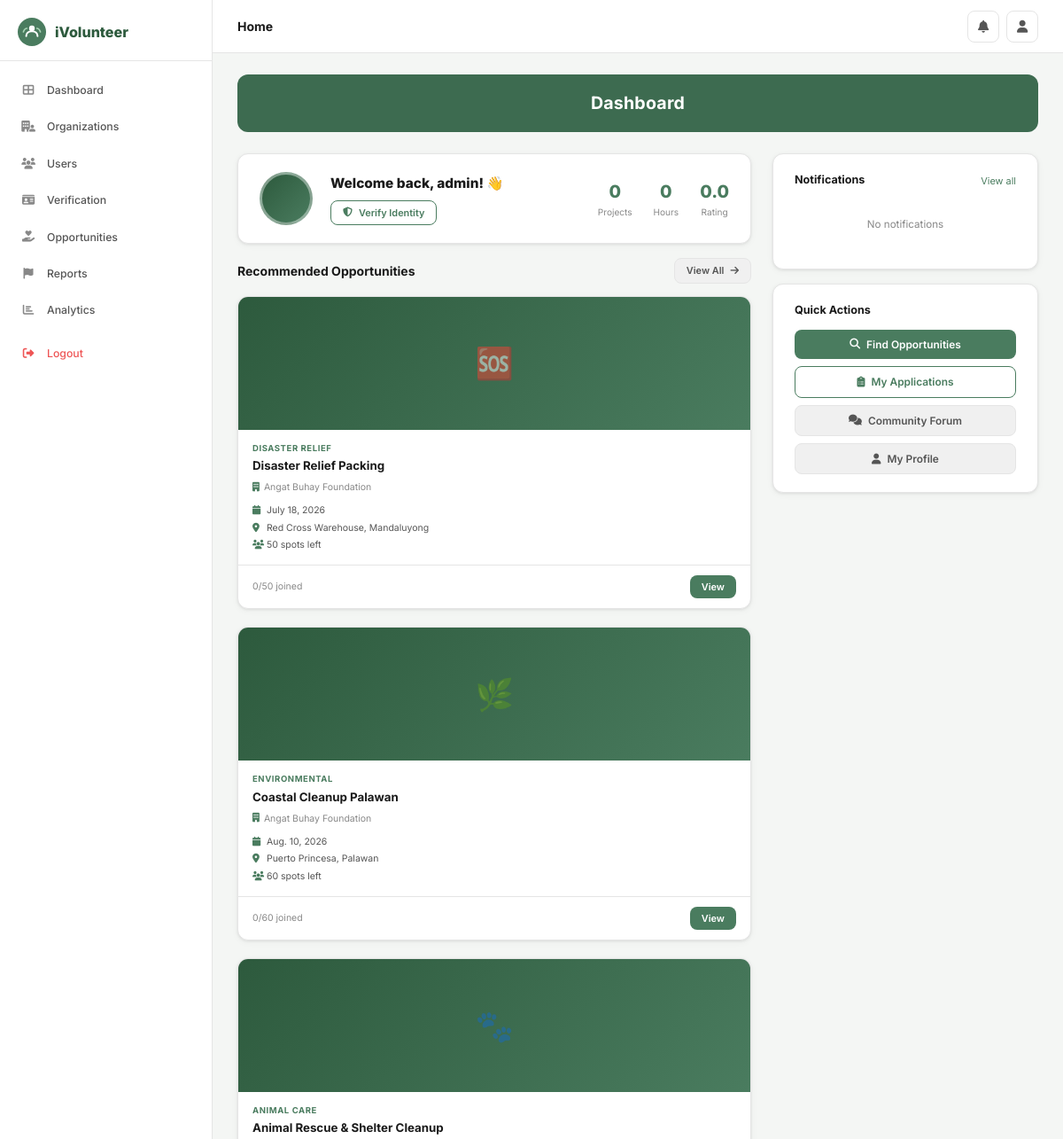
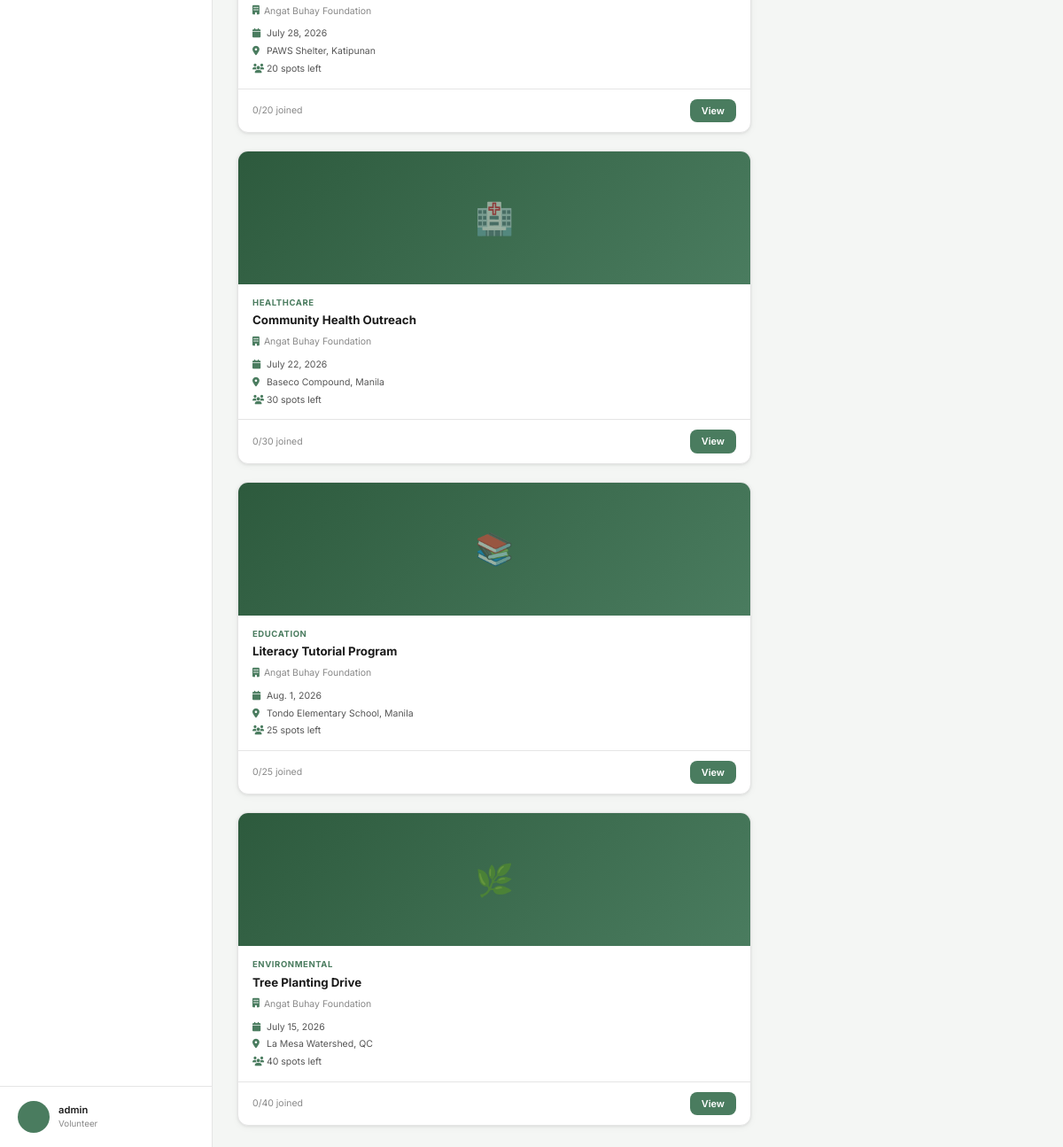
The page /dashboard/ (signed in) on the database its author committed (2 pictures, top to bottom).
### core/models.py (models this page shows, shortened)
class User(AbstractUser):
    ROLE_CHOICES = [('volunteer','Volunteer'),('organization','Organization'),('admin','Admin')]
    STATUS_CHOICES = [('active','Active'),('pending','Pending'),('suspended','Suspended'),('inactive','Inactive')]
    role = models.CharField(max_length=20, choices=ROLE_CHOICES, default='volunteer')
    phone_number = models.CharField(max_length=20, blank=True)
    profile_picture = models.ImageField(upload_to='profile_pics/', blank=True, null=True)
    location = models.CharField(max_length=200, blank=True)
    status = models.CharField(max_length=20, choices=STATUS_CHOICES, default='active')
    is_verified = models.BooleanField(default=False)

class VolunteerProfile(models.Model):
    user = models.OneToOneField(User, on_delete=models.CASCADE, related_name='volunteer_profile')
    bio = models.TextField(blank=True)
    date_of_birth = models.DateField(null=True, blank=True)
    time_available = models.CharField(max_length=100, blank=True)
    skills = models.TextField(blank=True)
    interests = models.TextField(blank=True)
    total_hours = models.PositiveIntegerField(default=0)
    total_projects = models.PositiveIntegerField(default=0)
    rating = models.DecimalField(max_digits=3, decimal_places=2, default=0.0)
    rating_count = models.PositiveIntegerField(default=0)
    def interests_list(self): return [i.strip() for i in self.interests.split(',') if i.strip()]

class Opportunity(models.Model):
    CATEGORY_CHOICES = [('environmental','Environmental'),('healthcare','Healthcare'),('education','Education'),('community','Community'),('animal_care','Animal Care'),('disaster','Disaster Relief'),('other','Other')]
    STATUS_CHOICES = [('active','Active'),('pending','Pending'),('suspended','Suspended'),('completed','Completed'),('cancelled','Cancelled')]
    organization = models.ForeignKey(Organization, on_delete=models.CASCADE, related_name='opportunities')
    title = models.CharField(max_length=200)
    description = models.TextField()
    category = models.CharField(max_length=30, choices=CATEGORY_CHOICES)
    location = models.CharField(max_length=200)
    date = models.DateField()
    start_time = models.TimeField()
    end_time = models.TimeField()
    max_volunteers = models.PositiveIntegerField(default=50)
    requirements = models.TextField(blank=True)
    what_to_bring = models.TextField(blank=True)
    image = models.ImageField(upload_to='opportunities/', blank=True, null=True)
    status = models.CharField(max_length=20, choices=STATUS_CHOICES, default='active')
    created_at = models.DateTimeField(default=timezone.now)
    class Meta: ordering = ['-created_at']
    @property
    def approved_count(self): return self.applications.filter(status='approved').count()
    @property
    def spots_available(self): return max(0, self.max_volunteers - self.approved_count)

class Organization(models.Model):
    ORG_TYPES = [('environmental','Environmental & Conservation'),('health','Health & Medical Support'),('education','Education & Youth Development'),('disaster','Disaster Relief & Humanitarian'),('community','Community & Social Welfare'),('animal','Animal Welfare'),('other','Other')]
    user = models.OneToOneField(User, on_delete=models.CASCADE, related_name='organization')
    name = models.CharField(max_length=200)
    org_type = models.CharField(max_length=30, choices=ORG_TYPES)
    description = models.TextField(blank=True)
    website = models.URLField(blank=True)
    address = models.CharField(max_length=300, blank=True)
    accreditation_doc = models.FileField(upload_to='accreditation/', blank=True, null=True)
    contact_person = models.CharField(max_length=100, blank=True)
    is_verified = models.BooleanField(default=False)
    total_events = models.PositiveIntegerField(default=0)
    total_volunteers = models.PositiveIntegerField(default=0)
    total_hours = models.PositiveIntegerField(default=0)
    rating = models.DecimalField(max_digits=3, decimal_places=2, default=0.0)
    rating_count = models.PositiveIntegerField(default=0)

### core/views.py (the view)
# urls.py: path('dashboard/', views.vol_dashboard, name='vol_dashboard'),
@login_required
def vol_dashboard(request):
    if not is_vol(request.user): return redirect('home')
    p, _ = VolunteerProfile.objects.get_or_create(user=request.user)
    interests = p.interests_list()
    opps = Opportunity.objects.filter(status='active').select_related('organization')
    if interests:
        opps = opps.filter(category__in=[i.lower() for i in interests])
    all_opps = Opportunity.objects.filter(status='active').select_related('organization')[:6]
    user_app_ids = list(Application.objects.filter(volunteer=request.user).values_list('opportunity_id', flat=True))
    unread = request.user.notifications.filter(is_read=False).count()
    return render(request, 'core/vol_dashboard.html', {
        'profile': p, 'opportunities': all_opps, 'user_app_ids': user_app_ids, 'unread': unread})

### core/views.py (called while the page is built)
def is_vol(u): return u.is_authenticated and u.role == 'volunteer'

### core/templates/core/vol_dashboard.html (shortened to what this page needs)
{% extends 'core/base.html' %}
{% block page_title %}Home{% endblock %}
{% block content %}
<div class="page-banner">Dashboard</div>
{% with u=request.user %}
<div style="display:grid;grid-template-columns:1fr 300px;gap:24px">
  <div>
    <div class="card mb-4">
      <div class="card-body" style="display:flex;align-items:center;gap:20px">
        <div class="profile-avatar-lg" style="width:60px;height:60px;font-size:1.4rem;background:linear-gradient(135deg,#2d5a3d,#4a7c5f);color:#fff;border-radius:50%;display:flex;align-items:center;justify-content:center;font-weight:700;flex-shrink:0;overflow:hidden">
        </div>
        <div style="flex:1">
          <div style="font-size:1.1rem;font-weight:800;color:#1a1a1a">Welcome back, {{ u.get_full_name|default:u.username }}! 👋</div>
          {% if not u.is_verified %}
          <div style="margin-top:8px">
            <a href="{% url 'identity_verification' %}" class="btn btn-outline-green btn-sm"><i class="fas fa-shield-alt"></i> Verify Identity</a>
          </div>
          {% else %}
          <div style="margin-top:8px;display:inline-flex;align-items:center;gap:5px;background:#d1fae5;color:#065f46;padding:3px 10px;border-radius:20px;font-size:.72rem;font-weight:700">
            <i class="fas fa-check-circle"></i> Verified
          </div>
          {% endif %}
        </div>
        <div style="display:flex;gap:24px;text-align:center">
          <div><div style="font-size:1.4rem;font-weight:800;color:#4a7c5f">{{ profile.total_projects }}</div><div style="font-size:.72rem;color:#888">Projects</div></div>
          <div><div style="font-size:1.4rem;font-weight:800;color:#4a7c5f">{{ profile.total_hours }}</div><div style="font-size:.72rem;color:#888">Hours</div></div>
          <div><div style="font-size:1.4rem;font-weight:800;color:#4a7c5f">{{ profile.rating|floatformat:1 }}</div><div style="font-size:.72rem;color:#888">Rating</div></div>
        </div>
      </div>
    </div>
    <div style="display:flex;align-items:center;justify-content:space-between;margin-bottom:14px">
      <h2 style="font-size:1rem;font-weight:700">Recommended Opportunities</h2>
      <a href="{% url 'opportunities_list' %}" class="btn btn-grey btn-sm">View All <i class="fas fa-arrow-right"></i></a>
    </div>
    {% if opportunities %}
    <div class="opp-grid">
      {% for opp in opportunities %}
      <div class="opp-card">
        <div class="opp-card-img">
          {% if opp.image %}<img src="{{ opp.image.url }}" alt="">
          {% else %}
          {% if opp.category == 'environmental' %}🌿{% elif opp.category == 'healthcare' %}🏥{% elif opp.category == 'education' %}📚{% elif opp.category == 'community' %}🤝{% elif opp.category == 'animal_care' %}🐾{% elif opp.category == 'disaster' %}🆘{% else %}❤️{% endif %}
          {% endif %}
        </div>
        <div class="opp-card-body">
          <div class="opp-card-cat">{{ opp.get_category_display }}</div>
          <div class="opp-card-title">{{ opp.title }}</div>
          <div class="opp-card-org"><i class="fas fa-building" style="color:#4a7c5f"></i> {{ opp.organization.name }}</div>
          <div class="opp-card-meta">
            <div><i class="fas fa-calendar"></i> {{ opp.date }}</div>
            <div><i class="fas fa-map-marker-alt"></i> {{ opp.location }}</div>
            <div><i class="fas fa-users"></i> {{ opp.spots_available }} spots left</div>
          </div>
        </div>
        <div class="opp-card-footer">
          {% if opp.pk in user_app_ids %}
          <span class="badge badge-pending">Applied</span>
          {% else %}
          <span style="font-size:.75rem;color:#888">{{ opp.approved_count }}/{{ opp.max_volunteers }} joined</span>
          {% endif %}
          <a href="{% url 'opp_detail' opp.pk %}" class="btn btn-green btn-sm">View</a>
        </div>
      </div>
      {% endfor %}
    </div>
    {% else %}
    <div class="empty-state card"><div class="card-body"><i class="fas fa-search"></i><h3>No opportunities yet</h3><p>Check back later or <a href="{% url 'opportunities_list' %}" style="color:#4a7c5f">browse all</a></p></div></div>
    {% endif %}
  </div>
  <div>
    <div class="card mb-4">
      <div class="card-body">
        <div style="display:flex;align-items:center;justify-content:space-between;margin-bottom:12px">
          <span style="font-weight:700;font-size:.9rem">Notifications</span>
          <a href="{% url 'notifications' %}" style="font-size:.78rem;color:#4a7c5f">View all</a>
        </div>
        {% with notifs=u.notifications.all %}
        {% if notifs %}
          {% for n in notifs|slice:":4" %}
          <div style="padding:9px 0;border-bottom:1px solid #e5e5e5;display:flex;gap:10px;align-items:flex-start">
            <div style="width:30px;height:30px;border-radius:50%;background:#e8f5ee;color:#4a7c5f;display:flex;align-items:center;justify-content:center;font-size:.75rem;flex-shrink:0">
              <i class="fas fa-bell"></i>
            </div>
            <div>
              <div style="font-size:.8rem;font-weight:600;color:#1a1a1a">{{ n.title }}</div>
              <div style="font-size:.72rem;color:#888;margin-top:2px">{{ n.created_at|timesince }} ago</div>
            </div>
            {% if not n.is_read %}<div style="width:7px;height:7px;border-radius:50%;background:#4a7c5f;flex-shrink:0;margin-top:4px"></div>{% endif %}
          </div>
          {% endfor %}
        {% else %}
          <div style="text-align:center;padding:20px;color:#888;font-size:.83rem">No notifications</div>
        {% endif %}
        {% endwith %}
      </div>
    </div>
    <div class="card mb-4">
      <div class="card-body">
        <div style="font-weight:700;font-size:.9rem;margin-bottom:12px">Quick Actions</div>
        <div style="display:flex;flex-direction:column;gap:8px">
          <a href="{% url 'opportunities_list' %}" class="btn btn-green btn-block"><i class="fas fa-search"></i> Find Opportunities</a>
          <a href="{% url 'my_applications' %}" class="btn btn-outline-green btn-block"><i class="fas fa-clipboard-list"></i> My Applications</a>
          <a href="{% url 'forum' %}" class="btn btn-grey btn-block"><i class="fas fa-comments"></i> Community Forum</a>
          <a href="{% url 'vol_profile' %}" class="btn btn-grey btn-block"><i class="fas fa-user"></i> My Profile</a>
        </div>
      </div>
    </div>
  </div>
</div>
{% endwith %}
{% endblock %}

### core/templates/core/base.html (shortened to what this page needs)
<!DOCTYPE html>
<html lang="en">
<head>
<link rel="stylesheet" href="https://cdnjs.cloudflare.com/ajax/libs/font-awesome/6.5.0/css/all.min.css">
{% load static %}
</head>
<body>
{% block full_page %}
<div class="layout">
  {% if user.is_authenticated %}
  <aside class="sidebar">
    <div class="sidebar-logo">
      <span class="sidebar-logo-text">iVolunteer</span>
    </div>
    <nav class="sidebar-nav">
      {% if user.role == 'admin' or user.is_superuser %}
        <a href="{% url 'admin_dashboard' %}" class="nav-item {% if request.resolver_match.url_name == 'admin_dashboard' %}active{% endif %}">
          <i class="fas fa-th-large"></i> Dashboard
        </a>
        <a href="{% url 'admin_organizations' %}" class="nav-item {% if 'admin_org' in request.resolver_match.url_name %}active{% endif %}">
          <i class="fas fa-building-user"></i> Organizations
        </a>
        <a href="{% url 'admin_users' %}" class="nav-item {% if 'admin_user' in request.resolver_match.url_name %}active{% endif %}">
          <i class="fas fa-users"></i> Users
        </a>
        <a href="{% url 'admin_verification' %}" class="nav-item {% if 'verification' in request.resolver_match.url_name %}active{% endif %}">
          <i class="fas fa-id-card"></i> Verification
        </a>
        <a href="{% url 'admin_opportunities' %}" class="nav-item {% if 'admin_opportunities' in request.resolver_match.url_name %}active{% endif %}">
          <i class="fas fa-hand-holding-heart"></i> Opportunities
        </a>
        <a href="{% url 'admin_reports' %}" class="nav-item {% if 'report' in request.resolver_match.url_name %}active{% endif %}">
          <i class="fas fa-flag"></i> Reports
        </a>
        <a href="{% url 'admin_analytics' %}" class="nav-item {% if 'analytics' in request.resolver_match.url_name %}active{% endif %}">
          <i class="fas fa-chart-bar"></i> Analytics
        </a>
      {% endif %}
      <a href="{% url 'logout' %}" class="nav-item nav-logout" style="margin-top:8px">
        <i class="fas fa-sign-out-alt"></i> Logout
      </a>
    </nav>
    <div class="sidebar-footer">
      <div class="sidebar-user">
        <div class="s-avatar">
        </div>
        <div>
          <div class="s-user-name">{{ user.get_full_name|default:user.username }}</div>
          <div class="s-user-role">{{ user.get_role_display }}</div>
        </div>
      </div>
    </div>
  </aside>
  {% endif %}
  <main class="main">
    {% if user.is_authenticated %}
    <header class="topbar">
      <span class="topbar-title">{% block page_title %}{% endblock %}</span>
      <div class="topbar-right">
        <a href="{% url 'notifications' %}" class="icon-btn" title="Notifications">
          <i class="fas fa-bell"></i>
        </a>
        {% if user.role == 'volunteer' %}
        <a href="{% url 'vol_profile' %}" class="icon-btn"><i class="fas fa-user"></i></a>
        {% elif user.role == 'organization' %}
        <a href="{% url 'org_profile' %}" class="icon-btn"><i class="fas fa-building"></i></a>
        {% endif %}
      </div>
    </header>
    {% endif %}
    <div class="content">
      {% block content %}{% endblock %}
    </div>
  </main>
</div>
{% endblock full_page %}
</body>
</html>

### rows shown on the page
User: get_full_name "admin", role "Volunteer"
VolunteerProfile: total_projects "0", total_hours "0", rating "0.0"
Opportunity: category "DISASTER RELIEF", title "Disaster Relief Packing", organization.name "Angat Buhay Foundation", date "July 18, 2026", location "Red Cross Warehouse, Mandaluyong", spots_available "50", approved_count "0", max_volunteers "50"
Opportunity: category "ENVIRONMENTAL", title "Coastal Cleanup Palawan", organization.name "Angat Buhay Foundation", date "Aug. 10, 2026", location "Puerto Princesa, Palawan", spots_available "60", approved_count "0", max_volunteers "60"
Opportunity: category "ANIMAL CARE", title "Animal Rescue & Shelter Cleanup", organization.name "Angat Buhay Foundation", date "July 28, 2026", location "PAWS Shelter, Katipunan", spots_available "20", approved_count "0", max_volunteers "20"
Opportunity: category "HEALTHCARE", title "Community Health Outreach", organization.name "Angat Buhay Foundation", date "July 22, 2026", location "Baseco Compound, Manila", spots_available "30", approved_count "0", max_volunteers "30"
Opportunity: category "EDUCATION", title "Literacy Tutorial Program", organization.name "Angat Buhay Foundation", date "Aug. 1, 2026", location "Tondo Elementary School, Manila", spots_available "25", approved_count "0", max_volunteers "25"
Opportunity: category "ENVIRONMENTAL", title "Tree Planting Drive", organization.name "Angat Buhay Foundation", date "July 15, 2026", location "La Mesa Watershed, QC", spots_available "40", approved_count "0", max_volunteers "40"
